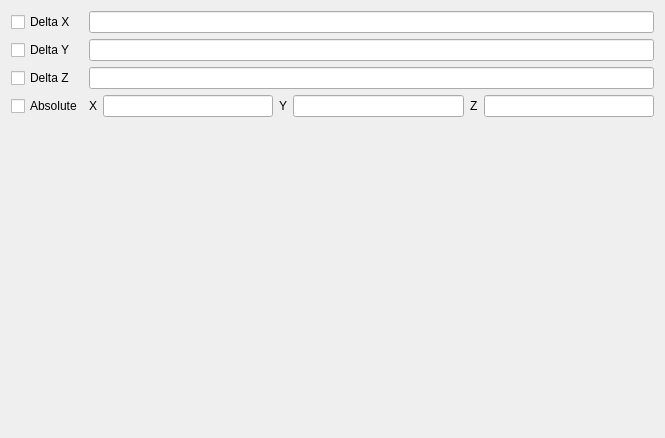
<?xml version="1.0" encoding="UTF-8"?>
<ui version="4.0">
 <class>Form</class>
 <widget class="QWidget" name="Form">
  <property name="geometry">
   <rect>
    <x>0</x>
    <y>0</y>
    <width>665</width>
    <height>438</height>
   </rect>
  </property>
  <property name="sizePolicy">
   <sizepolicy hsizetype="Fixed" vsizetype="Maximum">
    <horstretch>0</horstretch>
    <verstretch>0</verstretch>
   </sizepolicy>
  </property>
  <property name="windowTitle">
   <string>Form</string>
  </property>
  <layout class="QVBoxLayout" name="verticalLayout">
   <property name="sizeConstraint">
    <enum>QLayout::SetMaximumSize</enum>
   </property>
   <item>
    <layout class="QGridLayout" name="gridLayout" rowstretch="0,0,0,0,0" rowminimumheight="0,0,0,0,0">
     <item row="2" column="0">
      <widget class="QCheckBox" name="checkBox_3">
       <property name="text">
        <string>Delta Z</string>
       </property>
      </widget>
     </item>
     <item row="3" column="1">
      <widget class="QLabel" name="label_4">
       <property name="text">
        <string>X</string>
       </property>
      </widget>
     </item>
     <item row="3" column="3">
      <widget class="QLabel" name="label_5">
       <property name="text">
        <string>Y</string>
       </property>
      </widget>
     </item>
     <item row="3" column="4">
      <widget class="QLineEdit" name="lineEdit_4"/>
     </item>
     <item row="3" column="5">
      <widget class="QLabel" name="label_6">
       <property name="text">
        <string>Z</string>
       </property>
      </widget>
     </item>
     <item row="0" column="0">
      <widget class="QCheckBox" name="checkBox">
       <property name="text">
        <string>Delta X</string>
       </property>
      </widget>
     </item>
     <item row="3" column="2">
      <widget class="QLineEdit" name="lineEdit_2"/>
     </item>
     <item row="3" column="0">
      <widget class="QCheckBox" name="checkBox_4">
       <property name="text">
        <string>Absolute</string>
       </property>
      </widget>
     </item>
     <item row="1" column="0">
      <widget class="QCheckBox" name="checkBox_2">
       <property name="text">
        <string>Delta Y</string>
       </property>
      </widget>
     </item>
     <item row="3" column="6">
      <widget class="QLineEdit" name="lineEdit_3"/>
     </item>
     <item row="0" column="1" colspan="6">
      <widget class="QLineEdit" name="lineEdit_6"/>
     </item>
     <item row="1" column="1" colspan="6">
      <widget class="QLineEdit" name="lineEdit_5"/>
     </item>
     <item row="2" column="1" colspan="6">
      <widget class="QLineEdit" name="lineEdit"/>
     </item>
    </layout>
   </item>
   <item>
    <spacer name="verticalSpacer">
     <property name="orientation">
      <enum>Qt::Vertical</enum>
     </property>
     <property name="sizeType">
      <enum>QSizePolicy::Expanding</enum>
     </property>
     <property name="sizeHint" stdset="0">
      <size>
       <width>20</width>
       <height>40</height>
      </size>
     </property>
    </spacer>
   </item>
  </layout>
 </widget>
 <resources/>
 <connections/>
</ui>
